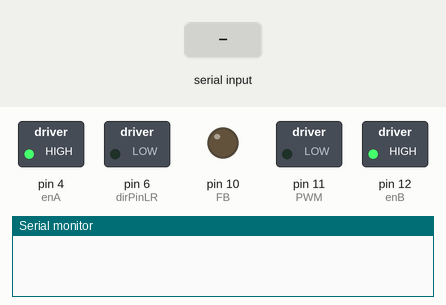
Recording of a sketch running on a simulated Arduino Uno, built with avr-gcc and run on an emulated ATmega328P. Parts: switched loads named in the sketch (green lamp = pin HIGH), output pins drawn as LEDs (lit = HIGH), the last lines printed to the serial monitor. The inputs (shaded band) are chosen by the test bench. Pins used as bus, display or sensor lines are not drawn.

Above: at 1.2 s.
1.3 s: "w" received over the second serial link
At 3.0 s:
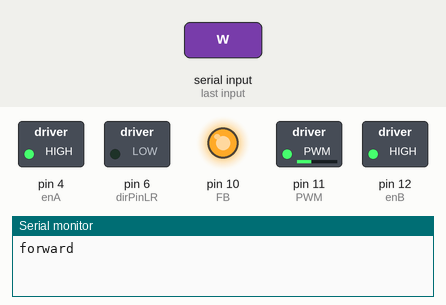
4.3 s: "x" received over the second serial link
At 6.5 s:
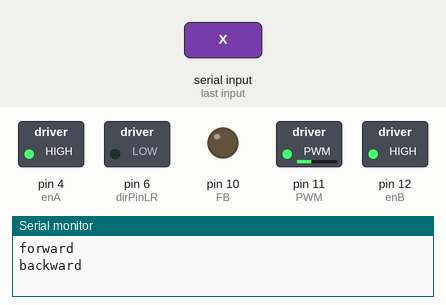
7.3 s: "d" received over the second serial link
At 8.1 s:
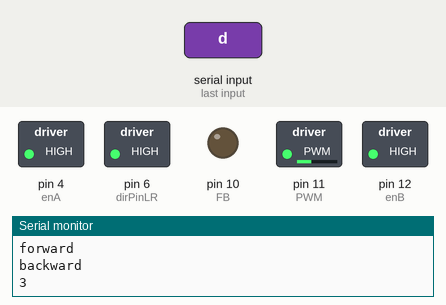
8.8 s: "s" received over the second serial link
At 9.2 s:
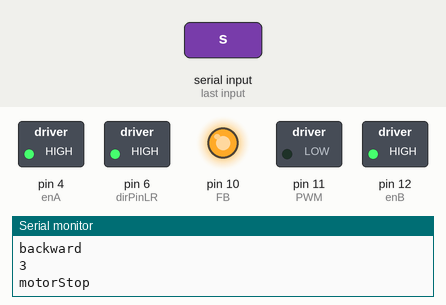
10.3 s: "w" received over the second serial link
At 12.2 s:
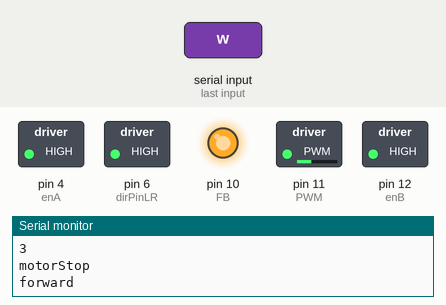
13.3 s: "a" received over the second serial link
At 13.8 s:
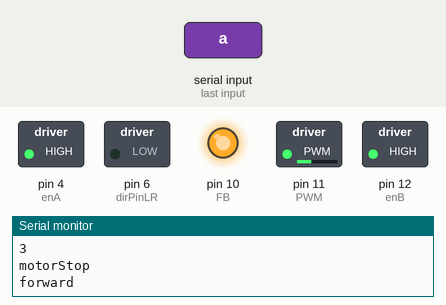
Timing chart, 0 to 15.8 s (numbered marks = the images above; inputs shaded):
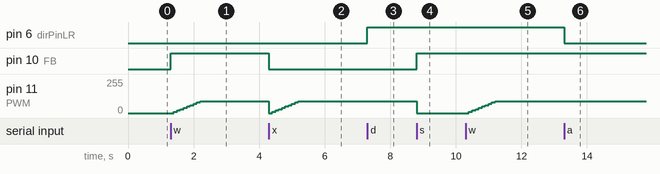

The sketch:

ex1._buttonVoiceVisionCar_greenboard.ino
```cpp
/*
- 조향 :
아두이노 UNO - 모터 드라이버(DM322E)
         p5 - PUL(펄스)
         p4 - DIR(디렉션)
            - OPTO
         5V - ENA
모터 드라이버 - 스텝모터(2번, 5번 미사용)
         A+ - 모터 결선 좌측 1번째
         A- - 모터 결선 좌측 3번째
         B+ - 모터 결선 좌측 4번째
         B- - 모터 결선 좌측 6번째
모터 드라이버의 점퍼를 조정해 전류를 제어할 수 있음
모터는 K6G50C 1:50 기어박스가 포함되어 있음
현재 세팅은 점퍼 스위치 세팅 : 111111 (피크 전류 1A, RMS 0.71A, 400pulse/rev)
- 통신 :
아두이노 UNO - 블루투스 모듈(HC-06)
         p2 - TXD
         p3 - RXD
- 구동 :
아두이노 UNO - 모터 드라이버
PWM출력(p11) - PWM입력(페달)
전진후진(P12) - dir입력(모터 회전 방향)
*/


#include <SoftwareSerial.h>

SoftwareSerial mySerial(2, 3); // RX, TX

// 스텝 모터 제어
const int dirPinLR = 6;  // 좌우 회전
const int stepPin = 5; // 스텝 펄스
const int enA = 4;  // 구동 여부 결정

const int STEPS_PER_REV = 200; // 모터 1회전

int rotateLimit = 4;

// 드라이브 모터 제어
const int FB = 10; // 전진, 후진
const int PWM = 11; // 모터 회전 속도
const int enB= 12;  // 구동 여부 결정

const int valocity = 100;

void setup() {
  //통신 설정
  Serial.begin(9600); // 시리얼 통신
  mySerial.begin(9600); // 블루투스 통신

  // 스텝모터 핀 모드 설정
  pinMode(dirPinLR,OUTPUT);
  pinMode(stepPin,OUTPUT);
  pinMode(enA, OUTPUT);
  digitalWrite(enA, HIGH);


  // 드라이브모터 핀 모드 설정
  pinMode(FB,OUTPUT);
  pinMode(PWM,OUTPUT);
  pinMode(enB, OUTPUT);
  digitalWrite(enB, HIGH);

}

void loop() {
  if( mySerial.available() ){        // 블루투스 통신에 데이터가 있을 경우
    char cmd = mySerial.read();     // 블루투스의 데이터(문자 한 글자)를 'cmd' 변수에 저장
    if ( cmd == 'w' ){               // 만약 'cmd' 변수의 데이터가 q이면
      forward();
    } else if ( cmd == 'x') {        // 아니고 만약 'cmd' 변수의 데이터가 w면
      backward();
    } else if ( cmd == 'a' ) {       // 아니고 만약 'cmd' 변수의 데이터가 e면
      right();
    } else if ( cmd == 'd' ) {       // 아니고 만약 'cmd' 변수의 데이터가 e면
      left();
    } else if ( cmd == 's' ) {       // 아니고 만약 'cmd' 변수의 데이터가 s면
      motorStop();
    }
  }
}


void left() {
  // 조향 모터가 '반시계방향'으로 회전하도록 신호부여
  digitalWrite(dirPinLR,HIGH);

  if (rotateLimit > 0) {
    // 500마이크로초 주기로 모터 축이 5회전하는 코드
    // 1:50 기어박스 내장되어 있으므로, 모터 1회전에 바퀴 7.2도 회전함
    // 따라서, 모터가 5회전하면 바퀴가 36도 회전함
    for(int x = 0; x < STEPS_PER_REV*1.5; x++) {
      digitalWrite(stepPin,HIGH);
      delayMicroseconds(1000);
      digitalWrite(stepPin,LOW);
      delayMicroseconds(1000);
    }
    rotateLimit = rotateLimit - 1;
  } else {
    rotateLimit = 0;
  }
  Serial.println(rotateLimit);
}

void right() {
  // 조향 모터가 '시계방향'으로 회전하도록 신호부여
  digitalWrite(dirPinLR,LOW);

  if (rotateLimit < 7) {
    for(int x = 0; x < STEPS_PER_REV*1.5; x++) {
      digitalWrite(stepPin,HIGH);
      delayMicroseconds(1000);
      digitalWrite(stepPin,LOW);
      delayMicroseconds(1000);
    }
    rotateLimit = rotateLimit + 1;
  } else {
    rotateLimit = 7;
  }
  Serial.println(rotateLimit);
}

void forward() {
  //드라이브 모터가 앞으로 회전하도록 신호부여
  analogWrite(FB,255);
  for (int i = 0; i < valocity; i = i + 10) {
    analogWrite(PWM, i);
    delay(100);
  }
  Serial.println("forward");
}

void motorStop() {
  analogWrite(FB,255);
  analogWrite(PWM, 0);
  delay(100);
  Serial.println("motorStop");
}

void backward() {
  ////드라이브 모터가 뒤로 회전하도록 신호부여
  analogWrite(FB,0);
  for (int i = 0; i < valocity; i = i + 10) {
    analogWrite(PWM, i);
    delay(100);
  }
  Serial.println("backward");
}
```

Measured:
- after the input at 1.3 s, pin 10 (FB): LOW → HIGH at once; pin 11 (PWM): moves from 0/255 to 90/255 over 0.80 s, starting after 0.10 s
- after the input at 4.3 s, pin 10 (FB): HIGH → LOW at once; pin 11 (PWM): 90/255 → 0/255 at once, → 10/255 0.10 s later, → 20/255 0.10 s later, → 30/255 0.10 s later, … (10 changes in this stretch)
- after the input at 7.3 s, pin 6 (dirPinLR): LOW → HIGH at once
- after the input at 8.8 s, pin 10 (FB): LOW → HIGH at once; pin 11 (PWM): 90/255 → 0/255 at once
- after the input at 10.3 s, pin 11 (PWM): moves from 0/255 to 90/255 over 0.80 s, starting after 0.10 s
- after the input at 13.3 s, pin 6 (dirPinLR): HIGH → LOW at once
